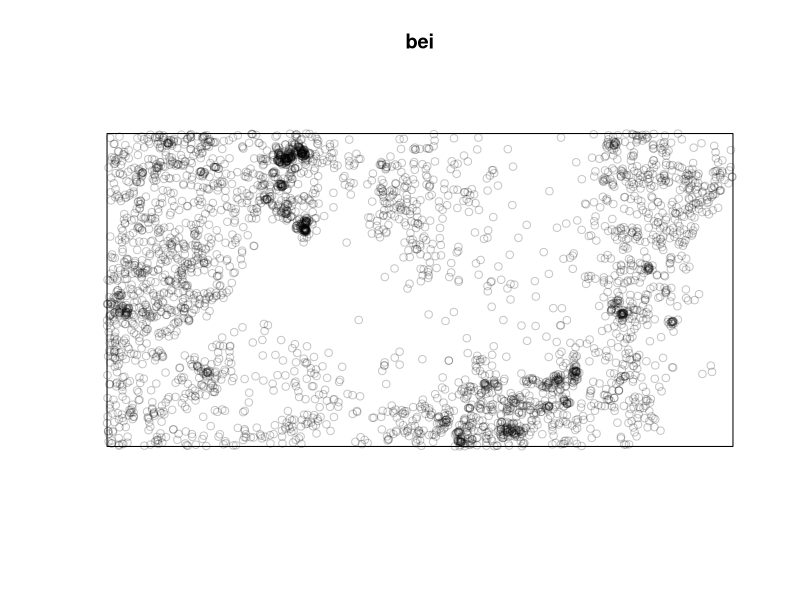
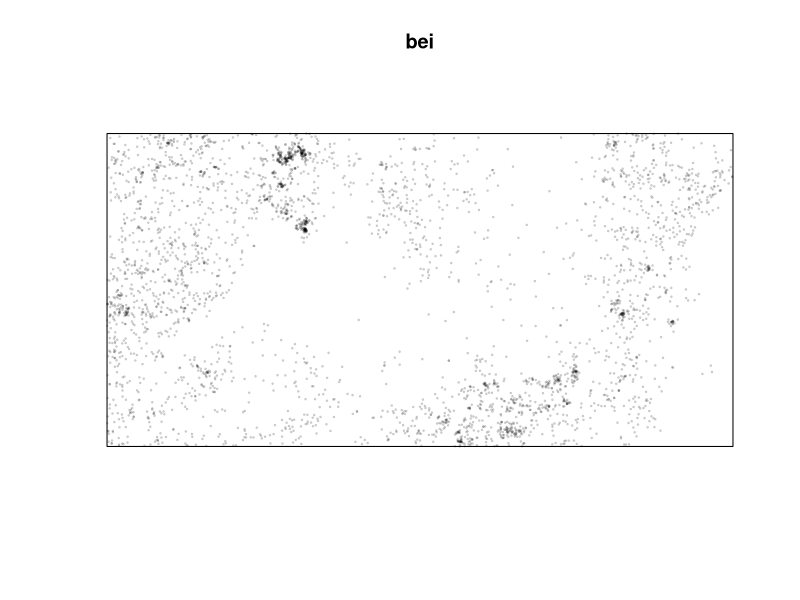
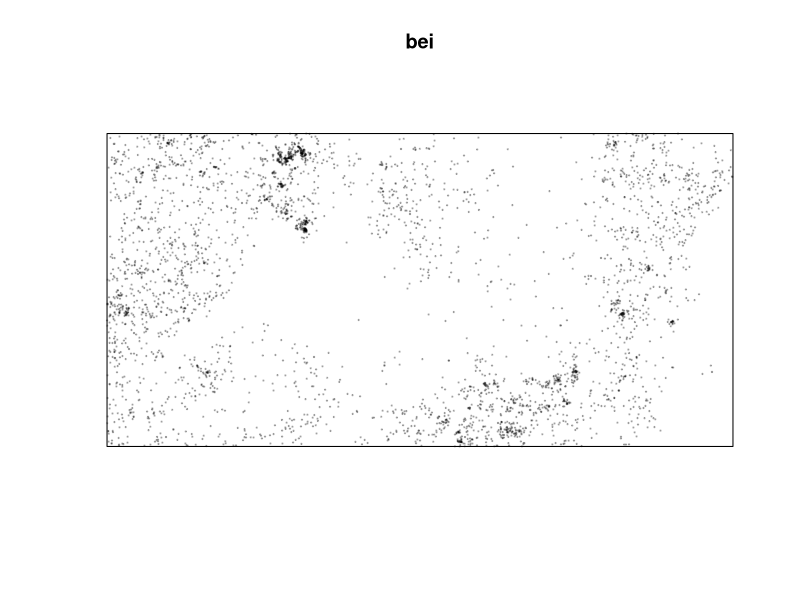
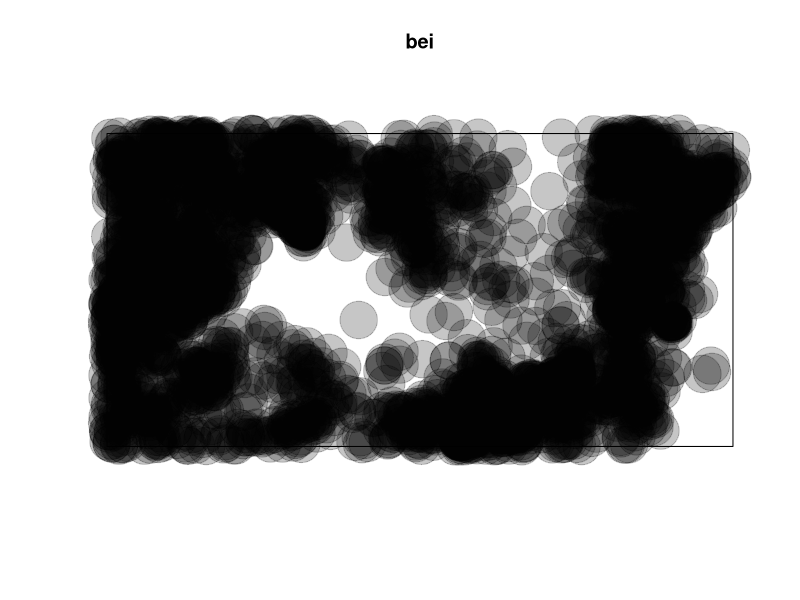
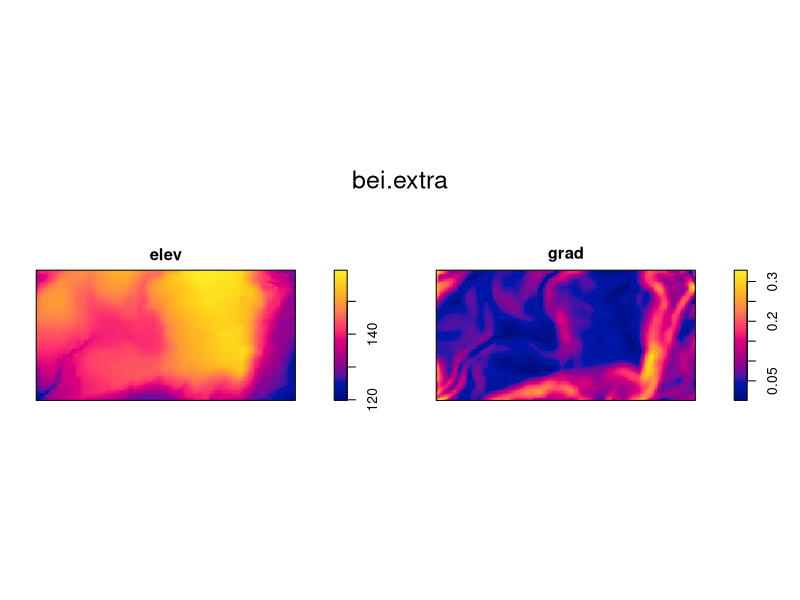
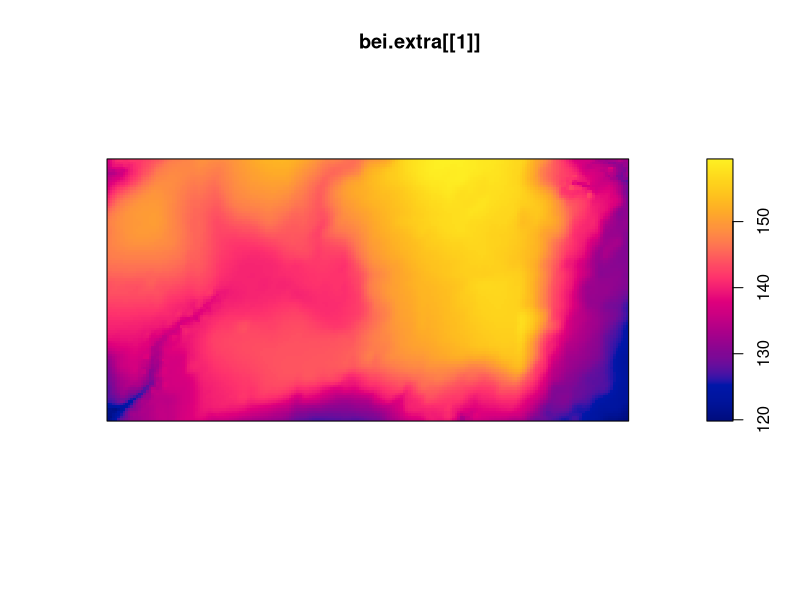
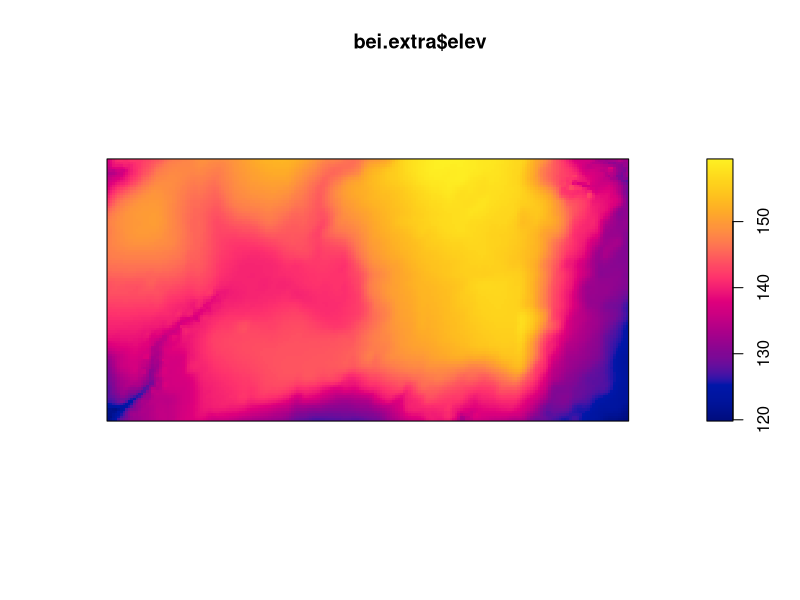
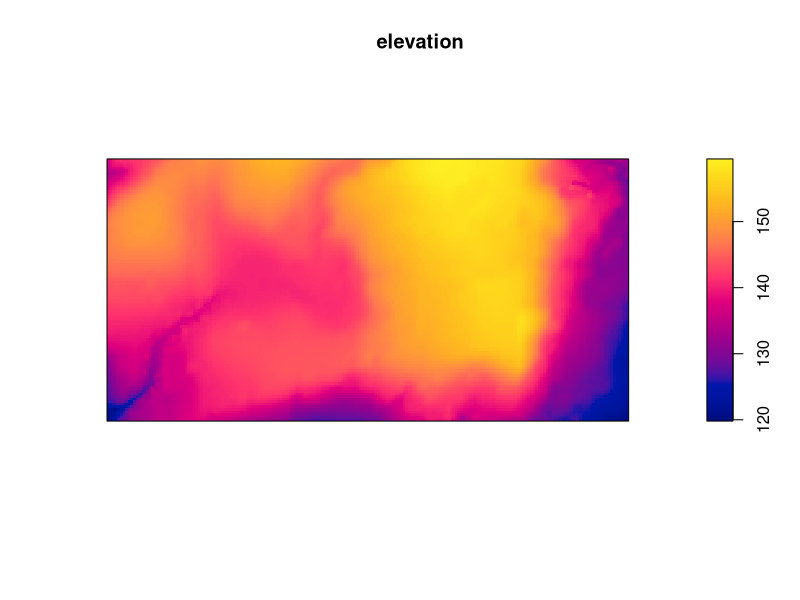

Reproduce these figures in R, in order.
##CODE RELATED TO POPULATION ECOLOGY

#A package is needed for point pattern analysis
install.packages("spatstat") #putting external data inside R
library(spatstat) #to use the package you need the function library
install.packages("terra")
library(terra)

#Let's use the bei dataset, related to trees in the tropical forest
#Data description
#https://CRAN.R-project.org/package=spatstat

bei 

plot (bei) #plotting the data
plot(bei, cex =.2) #changing dimension - cex
plot(bei, cex=.2, pch=19) #changing the symbol
plot(bei, pch=19, cex=5)

bei.extra #addictional dataset
plot(bei.extra) #there are 2 variables inside, elevation and gradient
plot(bei.extra[[1]]) #I just want the first plot of bei.extra

#Using only part of the dataset - elev
plot(bei.extra$elev)
elevation <- bei.extra$elev
plot(elevation)

#Other method to select elements
elev <- bei.extra[[1]] 
plot(elev)

density_map <- density(bei) #passing from points to a continuous surface
density_map #tells you in console that it uses pixels instead of points
points(bei, cex=.2) #adding points to the continuous surface


##MULTIFRAME (mf) - put more than one plot together
par(mfrow=c(1,2)) #stating that mf has 1 row and 2 columns
plot(elev)
plot(density_map) 
#after doing par, you decide which plots you want to put in it
par(mfrow=c(2,1)) #my new mf has 2 rows and 1 column
plot(elev)
plot(density_map)
#doing so you can see that at higher elevations you have less trees

#Exercise
par(mfrow=c(1,3))
plot(elev)
plot(density_map)
plot(bei)
#created a new mf with 3 variables 

#To CHANGE THE COLORS of the graph
c1 <- colorRampPalette(c("black", "red", "orange","yellow"))(100)
#the 100 are the number of color's shades that will appear in the graph  
plot(bei.extra[[1]], col=c1) #Changed the colors of the graph
plot(density_map, col=c1) #same thing with the other graph

#Exercise
cl2 <- colorRampPalette(c("cyan3", "bisque", "blueviolet", "coral3"))(100)
plot(density_map, col=cl2) 
